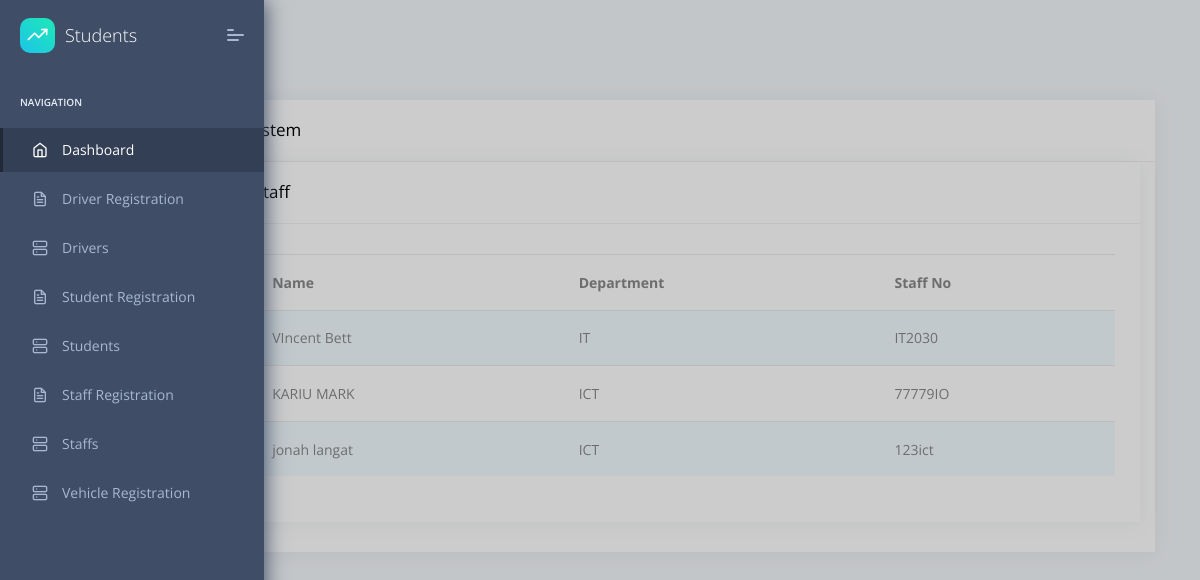
The page /admin/staff.php (signed in) on the database its author committed.
### tables this page shows
CREATE TABLE `staff` (
  `id` int(11) NOT NULL,
  `Name` varchar(30) NOT NULL,
  `Department` varchar(30) NOT NULL,
  `StaffNo` varchar(30) NOT NULL,
  `Password` varchar(30) NOT NULL,
  `email` varchar(30) NOT NULL
);

### admin/staff.php (the view, shortened to what this page needs)
<!DOCTYPE html>
<html lang="en">
<head>
    <link rel="stylesheet" href="assets/fonts/fontawesome/css/fontawesome-all.min.css">
    <link rel="stylesheet" href="assets/plugins/animation/css/animate.min.css">
    <link rel="stylesheet" href="assets/css/style.css">
</head>
<body>
    <nav class="pcoded-navbar">
        <div class="navbar-wrapper">
            <div class="navbar-brand header-logo">
                <a href="index.html" class="b-brand">
                    <div class="b-bg">
                        <i class="feather icon-trending-up"></i>
                    </div>
                    <span class="b-title">Students</span>
                </a>
                <a class="mobile-menu" id="mobile-collapse" href="javascript:"><span></span></a>
            </div>
            <div class="navbar-content scroll-div">
            <ul class="nav pcoded-inner-navbar">
                    <li class="nav-item pcoded-menu-caption">
                        <label>Navigation</label>
                    </li>
                    <li data-username="dashboard Default Ecommerce CRM Analytics Crypto Project" class="nav-item active">
                        <a href="index.php" class="nav-link "><span class="pcoded-micon"><i class="feather icon-home"></i></span><span class="pcoded-mtext">Dashboard</span></a>
                    </li>
                    <li data-username="form elements advance componant validation masking wizard picker select" class="nav-item">
                        <a href="DriverRegistration.php" class="nav-link "><span class="pcoded-micon"><i class="feather icon-file-text"></i></span><span class="pcoded-mtext">Driver Registration</span></a>
                    </li>
                    <li data-username="Table bootstrap datatable footable" class="nav-item">
                        <a href="Drivers.php" class="nav-link "><span class="pcoded-micon"><i class="feather icon-server"></i></span><span class="pcoded-mtext">Drivers</span></a>
                    </li>
                    <li data-username="form elements advance componant validation masking wizard picker select" class="nav-item">
                        <a href="StudentRegistration.php" class="nav-link "><span class="pcoded-micon"><i class="feather icon-file-text"></i></span><span class="pcoded-mtext">Student Registration</span></a>
                    </li>
                    <li data-username="Table bootstrap datatable footable" class="nav-item">
                        <a href="students.php" class="nav-link "><span class="pcoded-micon"><i class="feather icon-server"></i></span><span class="pcoded-mtext">Students</span></a>
                    </li>
                    <li data-username="form elements advance componant validation masking wizard picker select" class="nav-item">
                        <a href="StaffRegistration.php" class="nav-link "><span class="pcoded-micon"><i class="feather icon-file-text"></i></span><span class="pcoded-mtext">Staff Registration</span></a>
                    </li>
                    <li data-username="Table bootstrap datatable footable" class="nav-item">
                        <a href="staff.php" class="nav-link "><span class="pcoded-micon"><i class="feather icon-server"></i></span><span class="pcoded-mtext">Staffs</span></a>
                    </li>
                    <li data-username="Table bootstrap datatable footable" class="nav-item">
                        <a href="VehiclesRegistration.php" class="nav-link "><span class="pcoded-micon"><i class="feather icon-server"></i></span><span class="pcoded-mtext">Vehicle Registration</span></a>
                    </li>
                   </ul>
            </div>
        </div>
    </nav>
    <header class="navbar pcoded-header navbar-expand-lg navbar-light">
    </header>
    <section class="pcoded-main-container">
        <div class="pcoded-wrapper">
            <div class="pcoded-content">
                <div class="pcoded-inner-content">
                    <div class="page-header">
                        <div class="page-block">
                            <div class="row align-items-center">
                                <div class="col-md-12">
                                <div class="col-xl-12">
                                    <div class="card">
                                        <div class="card-header">
                                            <h5>Staff In The System</h5>
                                        </div>
                                        <div class="col-xl-12">
                                <div class="card">
                                    <div class="card-header">
                                        <h5>Registered  Staff</h5>
                                    </div>
                                    <div class="card-block table-border-style">
                                        <div class="table-responsive">
                                            <table class="table table-striped">
                                                <thead>
                                                    <tr>
                                                        <th>#</th>
                                                        <th>Name</th>
                                                        <th>Department</th>
                                                        <th>Staff No</th>
                                                    </tr>
                                                </thead>
                                                <tbody>
                                                <?php
                                                    $connection=mysqli_connect('localhost','root','','ride_requisition_and_management_system');
                                                    $sql="select * from staff";
                                                    $query=mysqli_query($connection,$sql);
                                                    while($row=mysqli_fetch_assoc($query))
                                                    {
                                                    ?>
                                                    <tr>
                                                        <th scope="row"><?php echo $row['id'];?></th>
                                                        <td><?php echo $row['Name'];?></td>
                                                        <td><?php echo $row['Department'];?></td>
                                                        <td><?php echo $row['StaffNo'];?></td>
                                                    </tr>
                                                   <?php }?>
                                                </tbody>
                                            </table>
                                        </div>
                                    </div>
                                </div>
                            </div>
                        </div>
                        </div>
                    </div>
                </div>
            </div>
        </div>
                </div>
            </div>
        </div>
    </section>
</body>
</html>

### rows shown on the page
staff: Name "VIncent Bett", Department "IT", StaffNo "IT2030"
staff: Name "KARIU MARK", Department "ICT", StaffNo "77779IO"
staff: Name "jonah langat", Department "ICT", StaffNo "123ict"
